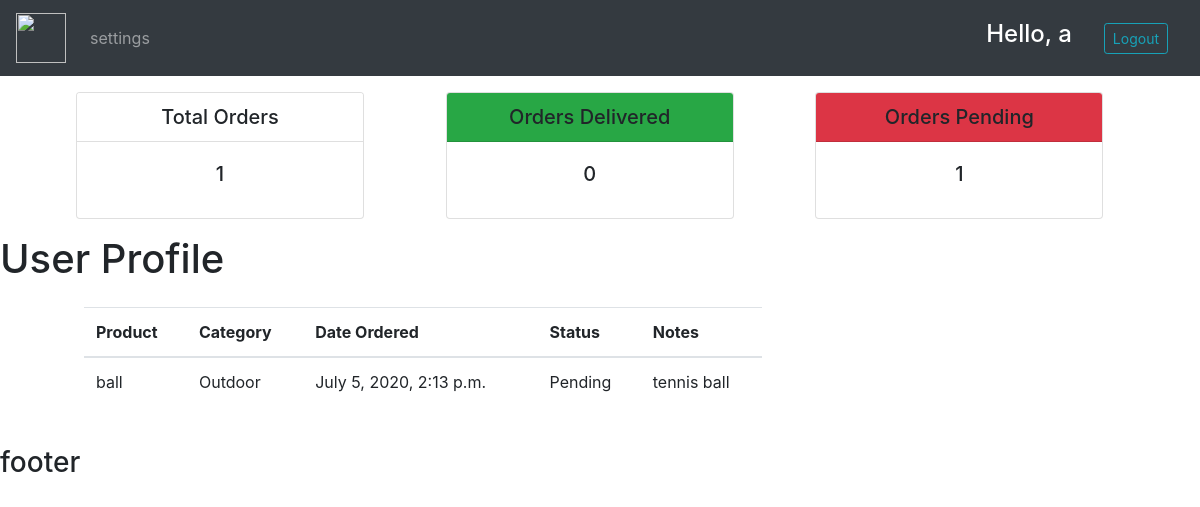
Page /user/ (signed in) on the committed database.
### accounts/models.py (models this page shows, shortened)
class Order(models.Model):
    STATUS = (
        ('Pending', 'Pending'),
        ('Out for Delivery', 'Out for Delivery'),
        ('Delivered','Delivered'),
    )
    customer = models.ForeignKey(Customer, null=True, on_delete=models.SET_NULL)
    product = models.ForeignKey(Product, null=True, on_delete=models.SET_NULL)
    date_created = models.DateTimeField(auto_now_add=True, null=True)
    status = models.CharField(max_length=200 , null=True, choices=STATUS)
    notes =models.CharField(max_length=1000 , null=True)

class Product(models.Model):
    CATEGORY = (
        ('Indoor','Indoor'),
        ('Outdoor', 'Outdoor'),
    )
    name = models.CharField(max_length=200, null=True)
    price = models.FloatField(null=True)
    category = models.CharField(max_length=200, null=True, choices=CATEGORY)
    description = models.CharField(max_length=200, null=True ,blank=True )
    date_created = models.DateTimeField(auto_now_add=True, null=True)
    tags = models.ManyToManyField(Tag)
    def __str__(self):
        return self.name

### accounts/decorators.py (the view)
        def wrapper(request, *args, **kwargs):
            group = None
            if request.user.groups.exists():
                group = request.user.groups.all()[0].name
            if group in allowed_roles:
                return view_func(request, *args, **kwargs)
            else:
                return HttpResponse("You are not allowed to access this page")

### accounts/views.py (called while the page is built)
@login_required(login_url='login')
@allowd_users(allowed_roles=['customer'])
def user_page(request):
    orders = request.user.customer.order_set.all()
    total_orders = orders.count()
    delivered = orders.filter(status='Delivered').count()
    pending = orders.filter(status='Pending').count()
    context= {'orders':orders, 'total_orders':total_orders, 'delivered':delivered, 'pending':pending}
    return render(request, 'accounts/user.html', context)

### accounts/templates/accounts/user.html
{% extends 'accounts/base.html'%}
{% block content %}
{% include 'accounts/status.html' %}
<h1>User Profile</h1>
<div class="container">
    <div class="row m-4">
        <div class="col-8">
            <table class="table">
                <thead>
                    <tr>
                        <th scope="col">Product</th>
                        <th scope="col">Category</th>
                        <th scope="col">Date Ordered</th>
                        <th scope="col">Status</th>
                        <th scope="col">Notes</th>
                    </tr>
                </thead>
                <tbody>
                    {% for order in orders%}
                    <tr>
                        <td>{{order.product}}</td>
                        <td>{{order.product.category}}</td>
                        <td>{{order.date_created}}</td>
                        <td>{{order.status}}</td>
                        <td>{{order.notes}}</td>
                    </tr>
                    {% endfor %}
                </tbody>
            </table>
        </div>
    </div>
</div>
{% endblock %}

### accounts/templates/accounts/navbar.html (shortened to what this page needs)
{% load static %}
<nav class="navbar navbar-expand-lg navbar-dark bg-dark">
    <a class="navbar-brand" href="#">
        <img src="{% static '/images/logo.svg' %}" width="50" height="50" alt="">
    </a>
    <div class="collapse navbar-collapse" id="navbarNavAltMarkup">
        <div class="navbar-nav">
            {% if user.is_authenticated %}
            {% if user.is_staff %}
            <a class="nav-item nav-link active" href="{% url 'home'%}">Dashboard</a>
            <a class="nav-item nav-link" href="{% url 'products'%}">Products</a>
            {% else %}
            <a class="nav-item nav-link" href="{% url 'account_settings' %}">settings</a>
            {% endif %}
        </div>
    </div>
    <span>
        <h4 style="color: white;" class="mx-3">Hello, {{request.user}}</h4>
    </span>
    <span>
        <a class="btn btn-outline-info btn-sm mx-3" href="{% url 'logout'%}">Logout</a>
    </span>
    {% else %}
    <span>
        <a class="btn btn-outline-light btn-sm mx-3" href="{% url 'login'%}">login</a>
    </span>
    {% endif %}
</nav>

### rows in the picture
Order: product "ball", product.category "Outdoor", date_created "July 5, 2020, 2:13 p.m.", status "Pending", notes "tennis ball"

### other values in the picture
{{ request.user }} "a"
{{ total_orders }} "1"
{{ delivered }} "0"
{{ pending }} "1"
